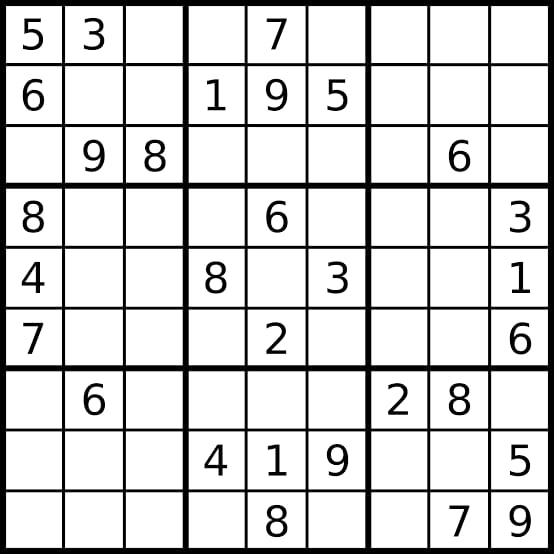
#> input picture xa.jpeg, 554 x 554 px, found by its file name
$ python Chapter3-Resizing_Croping.py
#> lines starting #> are read from the running program, lines starting #| are printed output that depends on the picture
# Hey Dear , the convention of plotting the graph is different from mathematical representation
# x-axis is same as x-axis and y-axis is opposite to y-axis
import cv2

img = cv2.imread("/Users/abhishekraj/Downloads/xa.jpeg")
#> img is the input picture: shape (554, 554, 3); min 0, max 255, mean 211.7

# Image is just the array of pixel or matrix

print(img.shape)
#| (554, 554, 3)

# Resize the image
imgResize = cv2.resize(img, (300, 200))
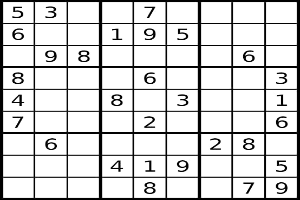
#> imgResize: shape (200, 300, 3); min 0, max 255, mean 212.8

# Cropping an image ,No requirement of cv2 here
# Note in cropping height comes first then width comes

imgCropped =img[0:200,200:500] # img[height,width]
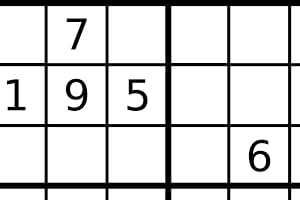
#> imgCropped: shape (200, 300, 3); min 0, max 255, mean 213.4
cv2.imshow("Output", img)
cv2.imshow("Resize", imgResize)
cv2.imshow("Cropped", imgCropped)

cv2.waitKey(0)

$ run again, with shape.jpeg copied over xa.jpeg
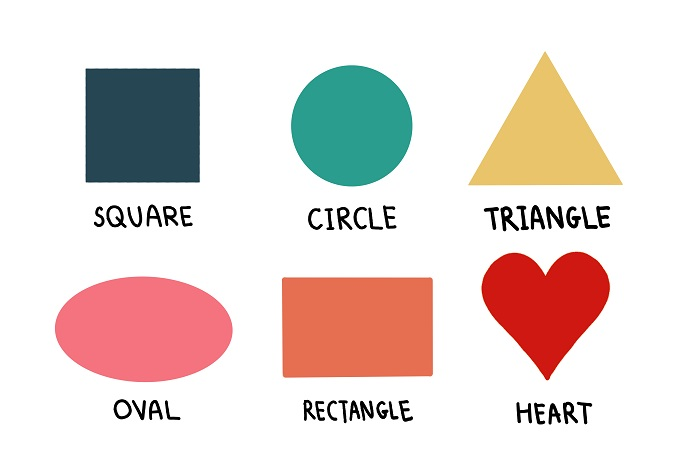
#> input picture shape.jpeg, 700 x 466 px, found by its file name
#> img is the input picture: shape (466, 700, 3); mean B, G, R 214.2, 218.1, 230.9
#| (466, 700, 3)
#> `imgResize = cv2.resize(img, (300, 200))`:
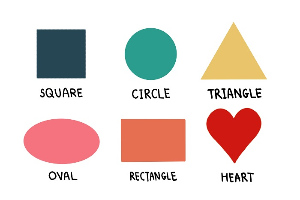
#> imgResize: shape (200, 300, 3); mean B, G, R 214.2, 218.1, 230.9
#> `imgCropped =img[0:200,200:500]`:
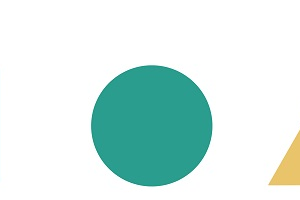
#> imgCropped: shape (200, 300, 3); mean B, G, R 230.8, 235.1, 213.5
